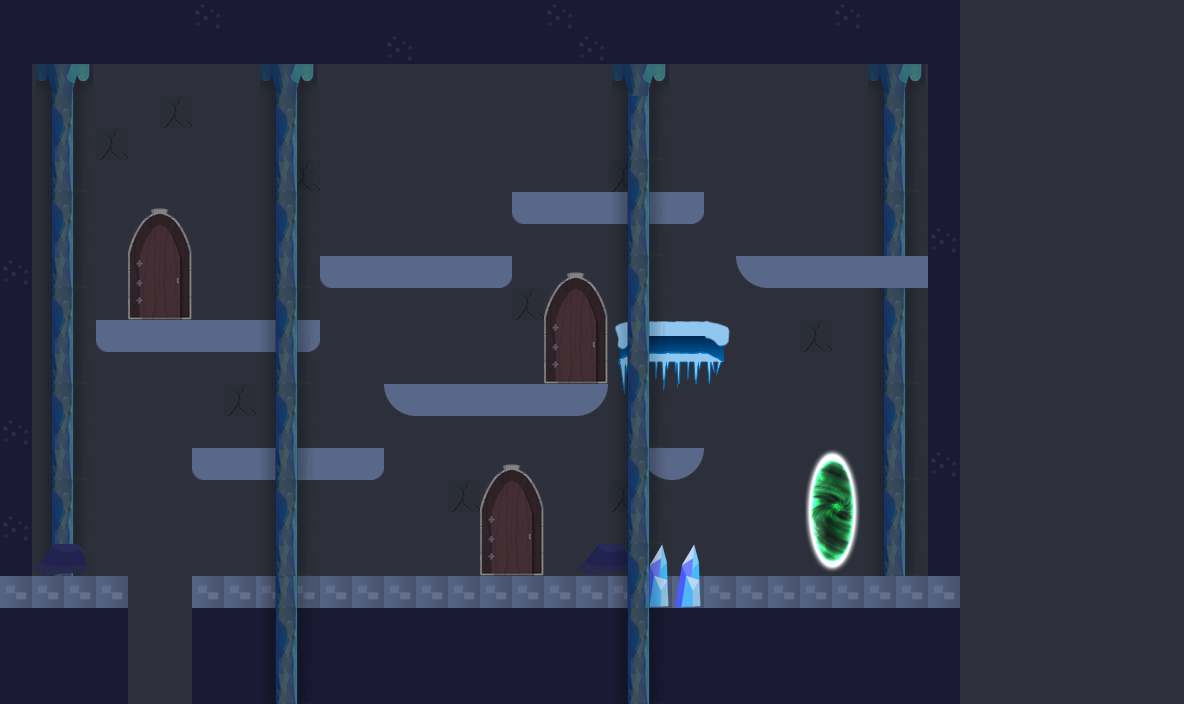

The image is a tile-based game level rendered from a .tmx file. Its description and source (layers, tilesets, objects; grid data summarised) follow:
An orthogonal 37x22 tile map with 32x32 px tiles, 17 tile layers (background, colonne, porte, piattaforme, ...), 2 tilesets and 7 objects (2x npc, 2x paper, spawn0, chair, vuoto).

<map version="1.0" orientation="orthogonal" renderorder="right-down" width="37" height="22" tilewidth="32" tileheight="32" nextobjectid="17">
 <properties>
  <property name="ParallaxEnabled" value="true" />
 </properties>
 <tileset firstgid="1" name="tilesmap3" tilewidth="32" tileheight="32" tilecount="104" columns="8">
  <image source="visual/tilesets/tilesmap3.png" width="256" height="416" />
  <tile id="1">
   <properties>
    <property name="HasBody" value="" />
    <property name="bodyType" value="static" />
    <property name="friction" type="float" value="0" />
    <property name="tName" value="env" />
   </properties>
  </tile>
  <tile id="2">
   <properties>
    <property name="HasBody" value="" />
    <property name="bodyType" value="static" />
    <property name="friction" type="float" value="0" />
    <property name="tName" value="env" />
   </properties>
  </tile>
  <tile id="8">
   <properties>
    <property name="HasBody" value="" />
    <property name="bodyType" value="static" />
    <property name="friction" type="float" value="1" />
    <property name="isGround" value="" />
    <property name="isPlatform" value="" />
    <property name="tName" value="env" />
   </properties>
  </tile>
  <tile id="24">
   <properties>
    <property name="HasBody" value="" />
    <property name="bodyType" value="static" />
    <property name="friction" type="float" value="1" />
    <property name="isGround" value="" />
    <property name="tName" value="env" />
   </properties>
  </tile>
  <tile id="32">
   <properties>
    <property name="HasBody" value="" />
    <property name="bodyType" value="static" />
    <property name="friction" type="float" value="0" />
    <property name="isGround" value="" />
    <property name="tName" value="env" />
   </properties>
  </tile>
  <tile id="33">
   <properties>
    <property name="HasBody" value="" />
    <property name="bodyType" value="static" />
    <property name="friction" type="float" value="0" />
    <property name="isGround" value="" />
    <property name="tName" value="env" />
   </properties>
  </tile>
  <tile id="34">
   <properties>
    <property name="HasBody" value="" />
    <property name="bodyType" value="static" />
    <property name="friction" type="float" value="0" />
    <property name="isGround" value="" />
    <property name="tName" value="env" />
   </properties>
  </tile>
  <tile id="35">
   <properties>
    <property name="HasBody" value="" />
    <property name="bodyType" value="dynamic" />
    <property name="isBreakable" value="true" />
    <property name="tName" value="dynamicEnv" />
   </properties>
  </tile>
  <tile id="36">
   <properties>
    <property name="HasBody" value="" />
    <property name="bodyType" value="dynamic" />
    <property name="isBreakable" value="true" />
    <property name="tName" value="dynamicEnv" />
   </properties>
  </tile>
  <tile id="37">
   <properties>
    <property name="HasBody" value="" />
    <property name="bodyType" value="static" />
    <property name="isSensor" value="" />
    <property name="tName" value="endLevel" />
   </properties>
  </tile>
  <tile id="38">
   <properties>
    <property name="HasBody" value="" />
    <property name="bodyType" value="static" />
    <property name="isSensor" value="" />
    <property name="tName" value="endLevel" />
   </properties>
  </tile>
  <tile id="40">
   <properties>
    <property name="HasBody" value="" />
    <property name="bodyType" value="static" />
    <property name="friction" type="float" value="1" />
    <property name="tName" value="env" />
   </properties>
  </tile>
  <tile id="41">
   <properties>
    <property name="HasBody" value="" />
    <property name="bodyType" value="static" />
    <property name="friction" type="float" value="1" />
    <property name="tName" value="danger" />
   </properties>
  </tile>
  <tile id="42">
   <properties>
    <property name="HasBody" value="" />
    <property name="bodyType" value="static" />
    <property name="friction" type="float" value="1" />
    <property name="tName" value="env" />
   </properties>
  </tile>
  <tile id="45">
   <properties>
    <property name="HasBody" value="" />
    <property name="bodyType" value="static" />
    <property name="isSensor" value="" />
    <property name="tName" value="endLevel" />
   </properties>
  </tile>
  <tile id="46">
   <properties>
    <property name="HasBody" value="" />
    <property name="bodyType" value="static" />
    <property name="isSensor" value="" />
    <property name="tName" value="endLevel" />
   </properties>
  </tile>
  <tile id="48">
   <properties>
    <property name="HasBody" value="" />
    <property name="bodyType" value="static" />
    <property name="friction" type="float" value="1" />
    <property name="isSensor" value="true" />
    <property name="tName" value="env" />
   </properties>
  </tile>
  <tile id="49">
   <properties>
    <property name="HasBody" value="" />
    <property name="bodyType" value="static" />
    <property name="friction" type="float" value="1" />
    <property name="isSensor" value="true" />
    <property name="tName" value="env" />
   </properties>
  </tile>
  <tile id="50">
   <properties>
    <property name="HasBody" value="" />
    <property name="bodyType" value="static" />
    <property name="friction" type="float" value="1" />
    <property name="isSensor" value="true" />
    <property name="tName" value="env" />
   </properties>
  </tile>
  <tile id="53">
   <properties>
    <property name="HasBody" value="" />
    <property name="bodyType" value="static" />
    <property name="isSensor" value="" />
    <property name="tName" value="endLevel" />
   </properties>
  </tile>
  <tile id="54">
   <properties>
    <property name="HasBody" value="" />
    <property name="bodyType" value="static" />
    <property name="isSensor" value="" />
    <property name="tName" value="endLevel" />
   </properties>
  </tile>
  <tile id="56">
   <properties>
    <property name="HasBody" value="" />
    <property name="bodyType" value="static" />
    <property name="tName" value="danger" />
   </properties>
  </tile>
  <tile id="61">
   <properties>
    <property name="HasBody" value="" />
    <property name="bodyType" value="static" />
    <property name="isSensor" value="" />
    <property name="tName" value="endLevel" />
   </properties>
  </tile>
  <tile id="62">
   <properties>
    <property name="HasBody" value="" />
    <property name="bodyType" value="static" />
    <property name="isSensor" value="" />
    <property name="tName" value="endLevel" />
   </properties>
  </tile>
  <tile id="64">
   <properties>
    <property name="HasBody" value="" />
    <property name="bodyType" value="static" />
    <property name="tName" value="danger" />
   </properties>
  </tile>
  <tile id="77">
   <properties>
    <property name="HasBody" value="" />
    <property name="bodyType" value="static" />
    <property name="friction" type="float" value="1" />
    <property name="isGround" value="" />
    <property name="tName" value="env" />
   </properties>
  </tile>
  <tile id="78">
   <properties>
    <property name="HasBody" value="" />
    <property name="bodyType" value="static" />
    <property name="friction" type="float" value="1" />
    <property name="isGround" value="" />
    <property name="tName" value="env" />
   </properties>
  </tile>
  <tile id="82">
   <properties>
    <property name="HasBody" value="" />
    <property name="bodyType" value="static" />
    <property name="friction" type="float" value="1" />
    <property name="isGround" value="" />
    <property name="isPlatform" value="" />
    <property name="tName" value="env" />
   </properties>
  </tile>
  <tile id="83">
   <properties>
    <property name="HasBody" value="" />
    <property name="bodyType" value="static" />
    <property name="friction" type="float" value="1" />
    <property name="isGround" value="" />
    <property name="isPlatform" value="" />
    <property name="tName" value="env" />
   </properties>
  </tile>
  <tile id="85">
   <properties>
    <property name="HasBody" value="" />
    <property name="bodyType" value="static" />
    <property name="friction" type="float" value="1" />
    <property name="isGround" value="" />
    <property name="isPlatform" value="" />
    <property name="tName" value="env" />
   </properties>
  </tile>
  <tile id="86">
   <properties>
    <property name="HasBody" value="" />
    <property name="bodyType" value="static" />
    <property name="friction" type="float" value="1" />
    <property name="isGround" value="" />
    <property name="isPlatform" value="" />
    <property name="tName" value="env" />
   </properties>
  </tile>
 </tileset>
 <tileset firstgid="105" name="tileset-platformer" tilewidth="32" tileheight="32" tilecount="102" columns="6">
  <image source="visual/tilesets/tileset-platformer.png" width="192" height="544" />
  <tile id="12">
   <properties>
    <property name="HasBody" value="" />
    <property name="bodyType" value="static" />
    <property name="bounce" value="1" />
   </properties>
  </tile>
  <tile id="14">
   <properties>
    <property name="HasBody" value="" />
    <property name="bodyType" value="static" />
    <property name="bounce" value="1" />
   </properties>
  </tile>
  <tile id="62">
   <properties>
    <property name="HasBody" value="" />
    <property name="bodyType" value="static" />
    <property name="isSensor" value="true" />
    <property name="myName" value="item" />
    <property name="name" value="coin" />
   </properties>
  </tile>
 </tileset>
 <layer name="background" width="37" height="22" opacity="0.97">
  <data>[814 cells, 814 non-empty, 2 distinct tile ids]</data>
 </layer>
 <layer name="colonne" width="37" height="22">
  <data>[814 cells, 64 non-empty, 8 distinct tile ids]</data>
 </layer>
 <layer name="porte" width="37" height="22">
  <data>[814 cells, 24 non-empty, 8 distinct tile ids]</data>
 </layer>
 <layer name="piattaforme" width="37" height="22">
  <data>[814 cells, 79 non-empty, 15 distinct tile ids]</data>
 </layer>
 <layer name="muri" width="37" height="22">
  <data>[814 cells, 176 non-empty, 2 distinct tile ids]</data>
 </layer>
 <layer name="rocce" width="37" height="22">
  <data>[814 cells, 4 non-empty, 2 distinct tile ids]</data>
 </layer>
 <layer name="spuntoni" width="37" height="22">
  <data>[814 cells, 2 non-empty, 2 distinct tile ids]</data>
 </layer>
 <layer name="endgame" width="37" height="22">
  <data>[814 cells, 10 non-empty, 10 distinct tile ids]</data>
 </layer>
 <layer name="---------------------------" width="37" height="22">
  <data>[814 cells, 0 non-empty, 0 distinct tile ids]</data>
 </layer>
 <layer name="sensors" width="37" height="22">
  <data>[814 cells, 0 non-empty, 0 distinct tile ids]</data>
 </layer>
 <layer name="entities" width="37" height="22">
  <data>[814 cells, 0 non-empty, 0 distinct tile ids]</data>
 </layer>
 <layer name="JUMPSCREEN" width="37" height="22">
  <data>[814 cells, 0 non-empty, 0 distinct tile ids]</data>
 </layer>
 <layer name="playerObject" width="37" height="22">
  <data>[814 cells, 0 non-empty, 0 distinct tile ids]</data>
 </layer>
 <layer name="playerEffects" width="37" height="22">
  <data>[814 cells, 0 non-empty, 0 distinct tile ids]</data>
 </layer>
 <layer name="items" width="37" height="22">
  <data>[814 cells, 0 non-empty, 0 distinct tile ids]</data>
 </layer>
 <objectgroup name="playerSpawn">
  <object id="1" name="spawn0" x="209.333" y="270" width="32" height="32" />
 </objectgroup>
 <objectgroup name="npcSpawn">
  <object id="9" name="npc" x="402" y="214.333" width="25.3333" height="20.6667" />
  <object id="10" name="npc" x="88" y="552" />
 </objectgroup>
 <objectgroup name="enemySpawn">
  <object id="2" name="enemy" type="paper" x="519" y="357">
   <properties>
    <property name="drop" value="gun" />
   </properties>
  </object>
  <object id="3" name="enemy" type="chair" x="832" y="226" />
  <object id="11" name="enemy" type="paper" x="560" y="550">
   <properties>
    <property name="drop" value="life" />
   </properties>
  </object>
 </objectgroup>
 <objectgroup name="cadutaVuoto">
  <object id="13" name="vuoto" x="122" y="655" width="75" height="31">
   <properties>
    <property name="HasBody" value="" />
    <property name="bodyType" value="static" />
    <property name="isSensor" value="true" />
    <property name="tName" value="danger" />
   </properties>
  </object>
 </objectgroup>
 <layer name="balloons" width="37" height="22">
  <data>[814 cells, 0 non-empty, 0 distinct tile ids]</data>
 </layer>
 <layer name="foreground" width="37" height="22">
  <properties>
   <property name="parallaxFactorX" value="1.2" />
  </properties>
  <data>[814 cells, 80 non-empty, 8 distinct tile ids]</data>
 </layer>
</map>
